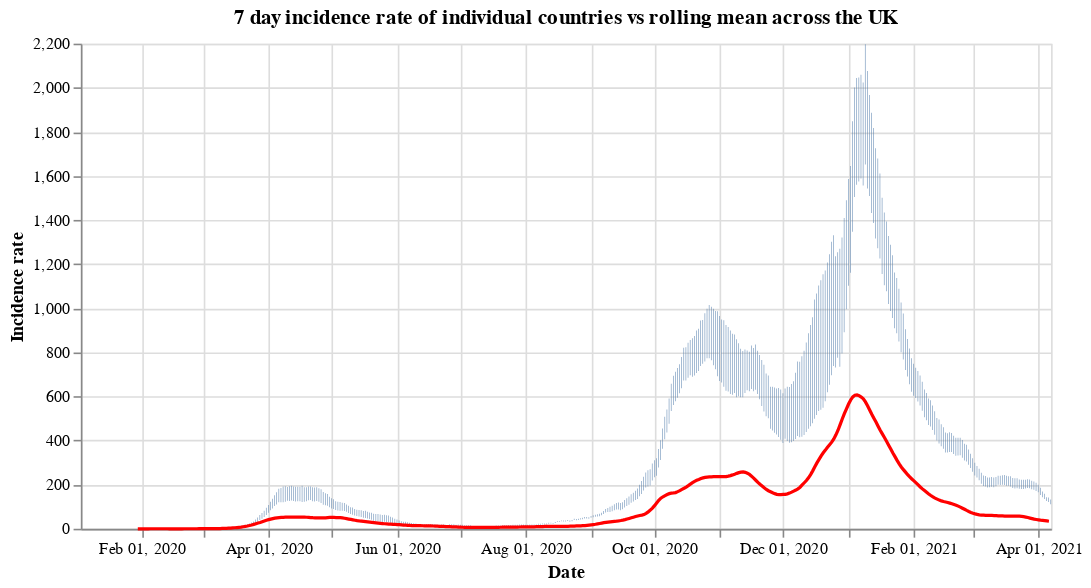

Notebook code cell kept with this figure:
### Code cell
#collapse
countries = uk_cases['areaName'].unique()
countries.sort()

selection = alt.selection_single(
    name='Select',
    fields=['areaName'],
    init={'areaName': 'Wales'},
    bind={'areaName': alt.binding_select(options=countries)}
)

# scatter plot, modify opacity based on selection
bars = alt.Chart(uk_cases).mark_bar().add_selection(
    selection
).encode(
    x=alt.X("yearmonthdate(date):T", axis=alt.Axis(title='Date')),
    y=alt.Y("weeklyCasesRate:Q", axis=alt.Axis(title='Incidence rate')),
    tooltip='weeklyCasesRate:Q',
    opacity=alt.condition(selection, alt.value(1), alt.value(0))
).properties(title=f'7 day incidence rate of individual countries vs rolling mean across the UK', width=600)

line = alt.Chart(overview_cases).mark_line(
    color='red',
    size=2,
).transform_window(
    rolling_mean='mean(weeklyCasesRate)',
    frame=[0, 7]
).encode(
    x='yearmonthdate(date):T',
    y='rolling_mean:Q'
)

alt.layer(bars, line)

### Figure 1 — Vega-Lite specification as saved in the notebook (floating-point values rounded to 4 significant figures; data arrays with more than 128 entries replaced by an {"elided": "..."} marker saying what was removed)
{"config": {"view": {"continuousWidth": 400, "continuousHeight": 300}}, "layer": [{"data": {"name": "data-312298f5d9e571ab38156b76ea8f7259"}, "mark": "bar", "encoding": {"opacity": {"condition": {"value": 1, "selection": "Select"}, "value": 0}, "tooltip": {"type": "quantitative", "field": "weeklyCasesRate"}, "x": {"type": "temporal", "axis": {"title": "Date"}, "field": "date", "timeUnit": "yearmonthdate"}, "y": {"type": "quantitative", "axis": {"title": "Incidence rate"}, "field": "weeklyCasesRate"}}, "selection": {"Select": {"type": "single", "fields": ["areaName"], "init": {"areaName": "Wales"}, "bind": {"areaName": {"input": "select", "options": ["England", "Northern Ireland", "Scotland", "Wales"]}}}}, "title": "7 day incidence rate of individual countries vs rolling mean across the UK", "width": 600}, {"data": {"name": "data-483029f1ed3dbdfa80cf1f3ecb20a38f"}, "mark": {"type": "line", "color": "red", "size": 2}, "encoding": {"x": {"type": "temporal", "field": "date", "timeUnit": "yearmonthdate"}, "y": {"type": "quantitative", "field": "rolling_mean"}}, "transform": [{"window": [{"op": "mean", "field": "weeklyCasesRate", "as": "rolling_mean"}], "frame": [0, 7]}]}], "$schema": "https://vega.github.io/schema/vega-lite/v4.8.1.json", "datasets": {"data-312298f5d9e571ab38156b76ea8f7259": {"elided": "1840 records"}, "data-483029f1ed3dbdfa80cf1f3ecb20a38f": {"elided": "433 records"}}}
